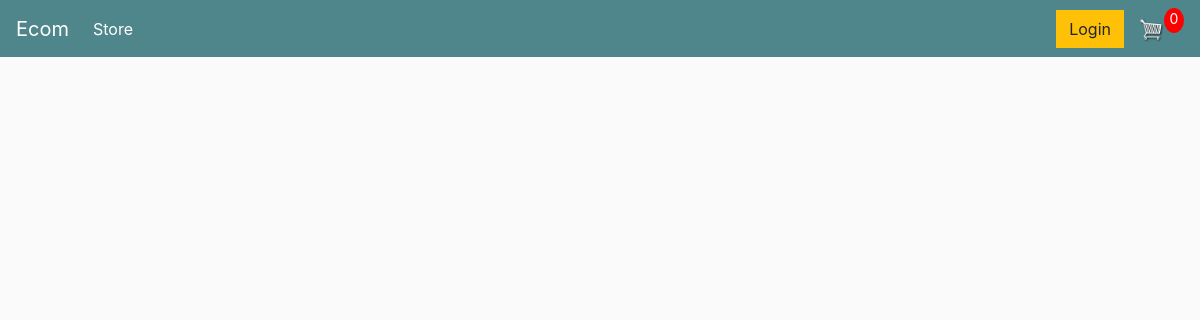
/, run on an earlier commit of the app's database.
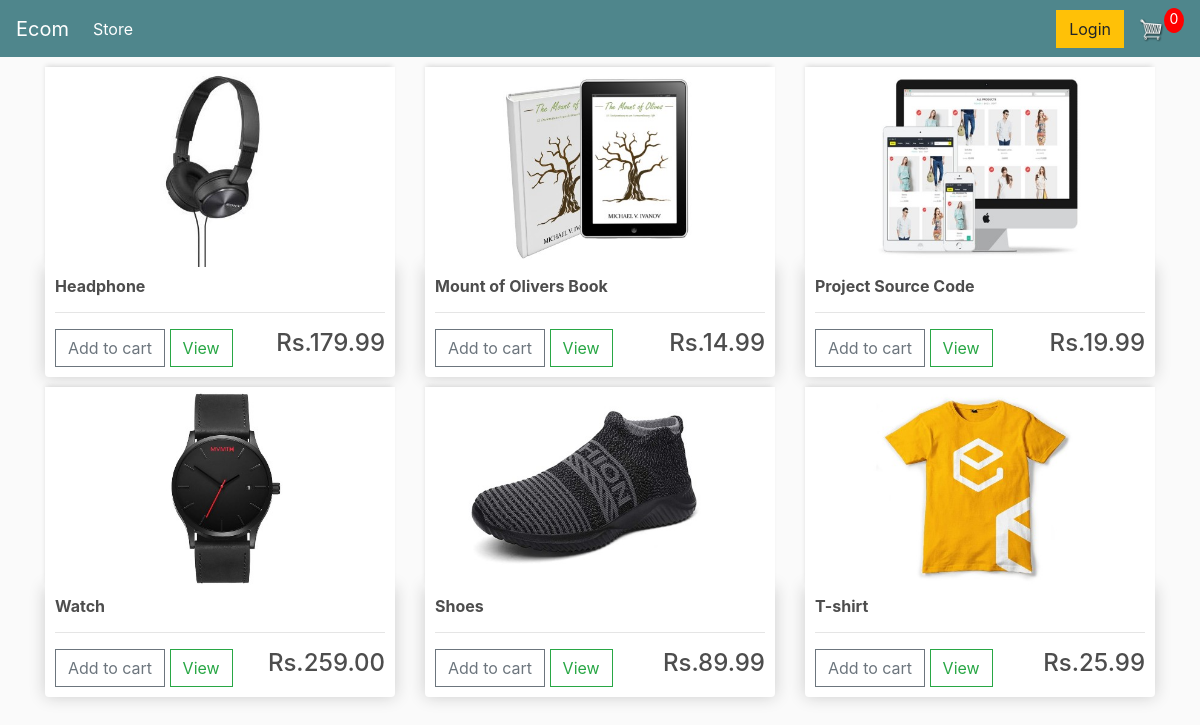
And on a later commit of the database.
### home/models.py (models this page shows, shortened)
class Product(models.Model):
    name = models.CharField(max_length=200)
    price = models.FloatField()
    digital = models.BooleanField(default=False,null=True,blank=False)
    image = models.ImageField(null=True,blank=True)
    @property
    def imageURL(self):
        try:
            url = self.image.url
        except:
            url = ''
        return url

### home/views.py (the view)
# urls.py: path('', store, name='store'),
def store(request):
    products = Product.objects.all()
    context = {'products':products}
    return render(request, 'store/store.html', context)

### home/templates/store/store.html
{% extends 'store/main.html' %}
{% load static %}
{% block content %}
    <div class="row">
        {% for product in products %}
        <div class="col-lg-4">
            <img class="thumbnail" src="{{product.imageURL}}" alt="">
            <div class="box-element product">
                <h6><strong>{{product.name}}</strong></h6>
                <hr>
                <button data-product={{product.id}} data-action= "add" class="btn btn-outline-secondary add-btn update-cart">Add to cart</button>
                <a class="btn btn-outline-success" href="#">View</a>
                <h4 style="display: inline-block; float:right;">Rs.{{product.price|floatformat:2}}</h4>
            </div>
        </div>
        {% endfor %}
    </div>
{% endblock %}

### home/templates/store/main.html (shortened to what this page needs)
<!DOCTYPE html>
{% load static %}
<html lang="en">
<head>
    <link rel="stylesheet" href="https://cdn.jsdelivr.net/npm/bootstrap@4.6.0/dist/css/bootstrap.min.css">
    <link rel="stylesheet" href="{% static 'css/main.css' %}">
</head>
<body>
    <nav class="navbar navbar-expand-lg navbar-dark bg-dark">
        <a class="navbar-brand" href="{% url 'store' %}">Ecom</a>
        <div class="collapse navbar-collapse" id="navbarSupportedContent">
            <ul class="navbar-nav mr-auto">
                <li class="nav-item active">
                    <a class="nav-link" href="{% url 'store' %}">Store <span class="sr-only">(current)</span></a>
                </li>
            </ul>
            <div class="form-inline my-2 my-lg-0">
                <a href="#"class="btn btn-warning">Login</a>
                <a href="{% url 'cart' %}">
                    <img  id="cart-icon" src="{% static 'images/cart.png' %}">
                </a>
                <p id="cart-total">0</p>
            </div>
        </div>
    </nav>
    <div class="container">
        {% block content %}
        {% endblock %}
    </div>
</body>
</html>

### home/static/css/main.css (style rules this page uses)
body { background-color: hsl(0, 0%, 98%); }
h1,h2,h3,h4,h5,h6 { color:hsl(0, 0%, 30%); }
.box-element { box-shadow:hsl(0, 0%, 80%) 0 0 16px; background-color: #fff; border-radius: 4px; padding: 10px; }
.thumbnail { width: 100%; height: 200px; -webkit-box-shadow: -1px -3px 5px -2px rgba(214,214,214,1); -moz-box-shadow: -1px -3px 5px -2px rgba(214,214,214,1); box-shadow: -1px -3px 5px -2px rgba(214,214,214,1); }
.product { border-radius: 0 0 4px 4px; }
.bg-dark { background-color: #4f868c!important; }
#cart-icon { width:25px; display: inline-block; margin-left: 15px; }
#cart-total { display: block; text-align: center; color:#fff; background-color: red; width: 20px; height: 25px; border-radius: 50%; font-size: 14px; }
.col-lg-4, .col-lg-6, .col-lg-8, .col-lg-12 { margin-top: 10px; }
.btn { border-radius: 0; }

What changed in the data, as far as the page shows it:
added Product: imageURL (picture), name "Headphone", price "179.99"
added Product: imageURL (picture), name "Mount of Olivers Book", price "14.99"
added Product: imageURL (picture), name "Project Source Code", price "19.99"
added Product: imageURL (picture), name "Watch", price "259.00"
added Product: imageURL (picture), name "Shoes", price "89.99"
added Product: imageURL (picture), name "T-shirt", price "25.99"
